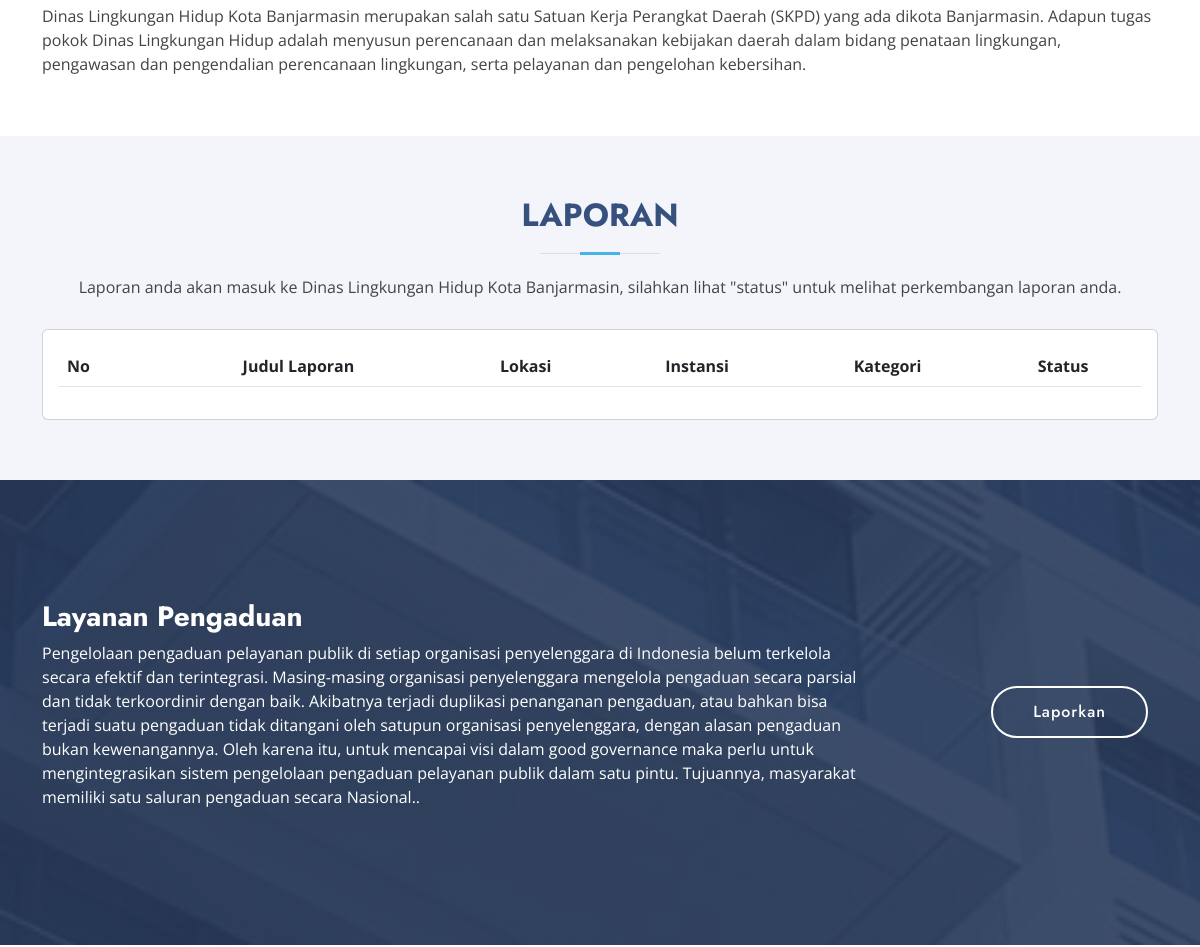
The app's page / (middle part), older data.
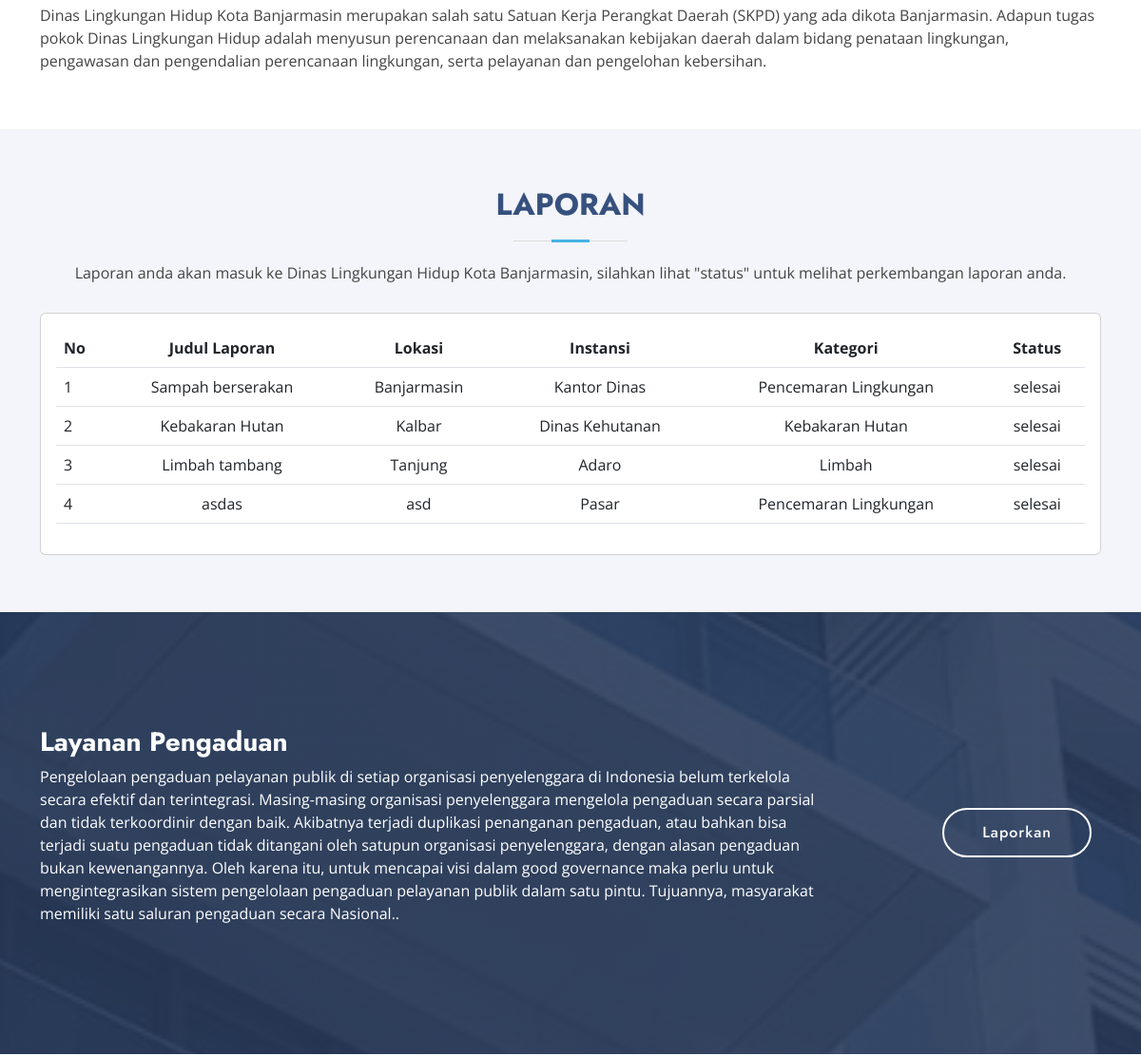
The same page, newer data.
### tables this page shows
CREATE TABLE `pengaduan` (
  `idPengaduan` varchar(20) NOT NULL,
  `namaLengkap` varchar(150) NOT NULL,
  `noTelp` varchar(20) NOT NULL,
  `alamat` text NOT NULL,
  `judulLaporan` varchar(150) NOT NULL,
  `isiLaporan` text NOT NULL,
  `tanggalLaporan` date NOT NULL,
  `lokasiLaporan` text NOT NULL,
  `instansiLaporan` varchar(150) NOT NULL,
  `idKategoriLaporan` int(11) NOT NULL,
  `fotoLaporan` text NOT NULL,
  `alasanDitolak` text DEFAULT NULL,
  `verifyLaporan` int(11) NOT NULL,
  `isActive` int(11) NOT NULL
);

CREATE TABLE `kategorilaporan` (
  `idKategoriLaporan` int(11) NOT NULL,
  `namaKategori` varchar(150) NOT NULL
);

### application/modules/Auth/controllers/Dashboard.php (called while the page is built, shortened)
<?php
class Dashboard extends CI_Controller
{
    public function __construct()
    {
        $this->load->model('Dashboard_m', 'primaryModel');
    }
    public function index()
    {
        $data['data'] = $this->primaryModel->getAllData();
        $this->load->view('Dashboard/list', $data);
    }
}

### index.php (called while the page is built, shortened)
<?php
require_once BASEPATH.'core/CodeIgniter.php';

### application/modules/Auth/models/Dashboard_m.php (called while the page is built, shortened)
<?php
class Dashboard_m extends CI_Model
{
    public $namaTable = 'pengaduan';
    function getAllData()
    {
        $this->db->join('kategorilaporan', 'kategorilaporan.idKategoriLaporan = pengaduan.idKategoriLaporan', 'left');
        return $this->db->get($this->namaTable)->result();
    }
}

### application/helpers/myLib_helper.php (called while the page is built, shortened)
<?php
function fd_verify1($val = null)
{
    $option = [
        '1' => 'menunggu',
        '2' => 'proses',
        '3' => 'selesai',
        '4' => 'ditolak',
    ];
    if (empty($val)) :
        return $option;
    else :
        return $option[$val];
    endif;
}

### application/modules/Auth/views/Dashboard/list.php (the view, shortened to what this page needs)
<?php
$no = '1';
?>
<!DOCTYPE html>
<html lang="en">
<head>
    <link href="<?= base_url() ?>assets/ss/ss/vendor/aos/aos.css" rel="stylesheet">
    <link href="<?= base_url() ?>assets/ss/vendor/bootstrap/css/bootstrap.min.css" rel="stylesheet">
    <link href="<?= base_url() ?>assets/ss/vendor/bootstrap-icons/bootstrap-icons.css" rel="stylesheet">
    <link href="<?= base_url() ?>assets/ss/vendor/boxicons/css/boxicons.min.css" rel="stylesheet">
    <link href="<?= base_url() ?>assets/ss/vendor/glightbox/css/glightbox.min.css" rel="stylesheet">
    <link href="<?= base_url() ?>assets/ss/vendor/remixicon/remixicon.css" rel="stylesheet">
    <link href="<?= base_url() ?>assets/ss/vendor/swiper/swiper-bundle.min.css" rel="stylesheet">
    <link href="<?= base_url() ?>assets/ss/css/style.css" rel="stylesheet">
    <link href="<?= base_url() ?>assets/css/icons.min.css" rel="stylesheet" type="text/css" />
    <link href="<?= base_url() ?>assets/css/app.min.css" rel="stylesheet" type="text/css" />
    <link href="<?= base_url() ?>assets/libs/datatables/dataTables.bootstrap4.min.css" rel="stylesheet" type="text/css" />
    <link href="<?= base_url() ?>assets/libs/datatables/responsive.bootstrap4.min.css" rel="stylesheet" type="text/css" />
    <link href="<?= base_url() ?>assets/libs/datatables/buttons.bootstrap4.min.css" rel="stylesheet" type="text/css" />
    <link href="<?= base_url() ?>assets/libs/datatables/select.bootstrap4.min.css" rel="stylesheet" type="text/css" />
</head>
<body>
    <main id="main">
        <section id="about" class="about">
            <div class="container" data-aos="fade-up">
                <div class="section-title">
                </div>
                <div class="row content">
                    <div class="col-lg-12">
                        <p>
                            Dinas Lingkungan Hidup Kota Banjarmasin merupakan salah satu Satuan Kerja Perangkat Daerah (SKPD) yang ada dikota Banjarmasin. Adapun tugas pokok Dinas Lingkungan Hidup adalah menyusun perencanaan dan melaksanakan kebijakan daerah dalam bidang penataan lingkungan, pengawasan dan pengendalian perencanaan lingkungan, serta pelayanan dan pengelohan kebersihan.
                        </p>
                    </div>
                </div>
            </div>
        </section>
        <section id="services" class="services section-bg">
            <div class="container" data-aos="fade-up">
                <div class="section-title">
                    <h2>Laporan</h2>
                    <p>Laporan anda akan masuk ke Dinas Lingkungan Hidup Kota Banjarmasin, silahkan lihat "status" untuk melihat perkembangan laporan anda.</p>
                </div>
                <div class="row">
                    <div class="col">
                        <div class="card">
                            <div class="card-body">
                            <table id="basic-datatable" class="table  nowrap">
                                    <thead>
                                        <tr>
                                            <th>No</th>
                                            <th class="text-center">Judul Laporan</th>
                                            <th class="text-center">Lokasi</th>
                                            <th class="text-center">Instansi</th>
                                            <th class="text-center">Kategori</th>
                                            <th class="text-center">Status</th>
                                        </tr>
                                    </thead>
                                    <tbody>
                                        <?php foreach ($data as $row) : ?>
                                            <tr>
                                                <td width="50"><?= $no++ ?></td>
                                                <td class="text-center" style="width: 100;"><?= $row->judulLaporan ?></td>
                                                <td class="text-center" style="width: 100;"><?= $row->lokasiLaporan ?></td>
                                                <td class="text-center" style="width: 100;"><?= $row->instansiLaporan ?></td>
                                                <td class="text-center" style="width: 100;"><?= $row->namaKategori ?></td>
                                                <td class="text-center" style="width: 100;"><?= fd_verify1($row->verifyLaporan) ?></td>
                                            </tr>
                                        <?php endforeach ?>
                                    </tbody>
                                </table>
                            </div>
                        </div>
                    </div>
                </div>
            </div>
        </section>
        <section id="cta" class="cta">
            <div class="container" data-aos="zoom-in">
                <div class="row">
                    <div class="col-lg-9 text-center text-lg-start">
                        <h3>Layanan Pengaduan</h3>
                        <p>Pengelolaan pengaduan pelayanan publik di setiap organisasi penyelenggara di Indonesia belum terkelola secara efektif dan terintegrasi. Masing-masing organisasi penyelenggara mengelola pengaduan secara parsial dan tidak terkoordinir dengan baik. Akibatnya terjadi duplikasi penanganan pengaduan, atau bahkan bisa terjadi suatu pengaduan tidak ditangani oleh satupun organisasi penyelenggara, dengan alasan pengaduan bukan kewenangannya. Oleh karena itu, untuk mencapai visi dalam good governance maka perlu untuk mengintegrasikan sistem pengelolaan pengaduan pelayanan publik dalam satu pintu. Tujuannya, masyarakat memiliki satu saluran pengaduan secara Nasional..</p>
                    </div>
                    <div class="col-lg-3 cta-btn-container text-center">
                        <a class="cta-btn align-middle" href="#contact">Laporkan</a>
                    </div>
                </div>
            </div>
        </section>
    </main>
</body>
</html>

### application/third_party/MX/Loader.php (shortened to what this page needs)
<?php (defined('BASEPATH')) or exit('No direct script access allowed');
class MX_Loader extends CI_Loader
{
	protected $_module;
	public $_ci_cached_vars = array();
	public function initialize($controller = NULL)
	{
		$this->_module = CI::$APP->router->fetch_module();
	}
	public function model($model, $object_name = NULL, $connect = FALSE)
	{
		if (is_array($model)) return $this->models($model);
		($_alias = $object_name) or $_alias = basename($model);
		list($path, $_model) = Modules::find(strtolower($model), $this->_module, 'models/');
		if ($path == FALSE) {
			parent::model($model, $object_name, $connect);
		} else {
			CI::$APP->$_alias = new $model();
		}
		return $this;
	}
	public function models($models)
	{
		return $this;
	}
	public function view($view, $vars = array(), $return = FALSE)
	{
		list($path, $_view) = Modules::find($view, $this->_module, 'views/');
		if ($path != FALSE) {
			$this->_ci_view_paths = array($path => TRUE) + $this->_ci_view_paths;
			$view = $_view;
		}
		if (method_exists($this, '_ci_object_to_array')) {
			return $this->_ci_load(array('_ci_view' => $view, '_ci_vars' => $this->_ci_object_to_array($vars), '_ci_return' => $return));
		} else {
			return $this->_ci_load(array('_ci_view' => $view, '_ci_vars' => $this->_ci_prepare_view_vars($vars), '_ci_return' => $return));
		}
	}
	public function _ci_load($_ci_data)
	{
		extract($_ci_data);
		if (isset($_ci_view)) {
			$_ci_path = '';
			$_ci_file = (pathinfo($_ci_view, PATHINFO_EXTENSION)) ? $_ci_view : $_ci_view . EXT;
			foreach ($this->_ci_view_paths as $path => $cascade) {
				if (file_exists($view = $path . $_ci_file)) {
					$_ci_path = $view;
					break;
				}
			}
		} elseif (isset($_ci_path)) {
			$_ci_file = basename($_ci_path);
			if (!file_exists($_ci_path)) $_ci_path = '';
		}
		if (isset($_ci_vars))
			$this->_ci_cached_vars = array_merge($this->_ci_cached_vars, (array) $_ci_vars);
		extract($this->_ci_cached_vars);
		if ((bool) @ini_get('short_open_tag') === FALSE && CI::$APP->config->item('rewrite_short_tags') == TRUE) {
			echo eval('?>' . preg_replace("/;*\s*\?>/", "; ?>", str_replace('<?=', '<?php echo ', file_get_contents($_ci_path))));
		} else {
			include($_ci_path);
		}
	}
}

### assets/ss/css/style.css (style rules this page uses)
body { font-family: "Open Sans", sans-serif; color: #444444; }
a { color: #47b2e4; text-decoration: none; }
h1, h2, h3, h4, h5, h6 { font-family: "Jost", sans-serif; }
section { padding: 60px 0; overflow: hidden; }
.section-bg { background-color: #f3f5fa; }
.section-title { text-align: center; padding-bottom: 30px; }
.section-title h2 { font-size: 32px; font-weight: bold; text-transform: uppercase; margin-bottom: 20px; padding-bottom: 20px; position: relative; color: #37517e; }
.section-title h2::before { content: ""; position: absolute; display: block; width: 120px; height: 1px; background: #ddd; bottom: 1px; left: calc(50% - 60px); }
.section-title h2::after { content: ""; position: absolute; display: block; width: 40px; height: 3px; background: #47b2e4; bottom: 0; left: calc(50% - 20px); }
.section-title p { margin-bottom: 0; }
.about .content p:last-child { margin-bottom: 0; }
.cta { background: linear-gradient(rgba(40, 58, 90, 0.9), rgba(40, 58, 90, 0.9)), url("../img/cta-bg.jpg") fixed center center; background-size: cover; padding: 120px 0; }
.cta h3 { color: #fff; font-size: 28px; font-weight: 700; }
.cta p { color: #fff; }
.cta .cta-btn { font-family: "Jost", sans-serif; font-weight: 500; font-size: 16px; letter-spacing: 1px; display: inline-block; padding: 12px 40px; border-radius: 50px; transition: 0.5s; margin: 10px; border: 2px solid #fff; color: #fff; }
@media (min-width: 769px) { .cta .cta-btn-container { display: flex; align-items: center; justify-content: flex-end; } }

Row changes from the older to the newer data that the page shows:
added pengaduan: judulLaporan "Sampah berserakan", lokasiLaporan "Banjarmasin", instansiLaporan "Kantor Dinas", idKategoriLaporan.namaKategori "Pencemaran Lingkungan", verifyLaporan "selesai"
added pengaduan: judulLaporan "Kebakaran Hutan", lokasiLaporan "Kalbar", instansiLaporan "Dinas Kehutanan", idKategoriLaporan.namaKategori "Kebakaran Hutan", verifyLaporan "selesai"
added pengaduan: judulLaporan "Limbah tambang", lokasiLaporan "Tanjung", instansiLaporan "Adaro", idKategoriLaporan.namaKategori "Limbah", verifyLaporan "selesai"
added pengaduan: judulLaporan "asdas", lokasiLaporan "asd", instansiLaporan "Pasar", idKategoriLaporan.namaKategori "Pencemaran Lingkungan", verifyLaporan "selesai"
